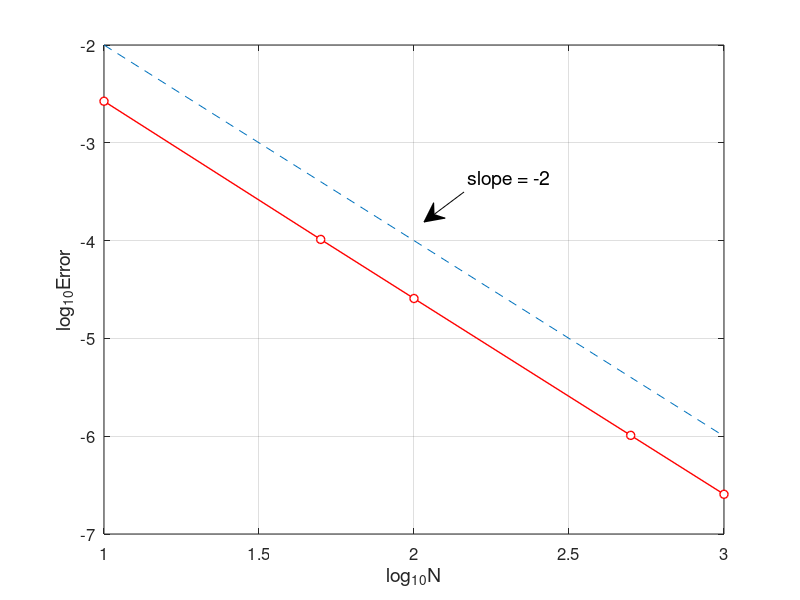

Write the MATLAB code that produced this figure.
% ModiEuler_error.m
% Modified Euler method for the ODE model
% u'(x)=x^2+x-u, x in [0,1] 
% Initial condition: u(0)=0 ;
% Exact solution: u(x)=-exp(-x)+x^2-x+1.
clear all; close all;
Nvec=[10 50 100 500 1000];        % Number of partitions
Error=[];
fun=@(x,u) x.^2+x-u;              % RHS
for k=1:length(Nvec)
    N=Nvec(k);
    h=1/N;
    x=0:h:1;                      % interval division
    u(1)=0;                       % initial value
    for n=1:N
        k1=fun(x(n),u(n));
        k2=fun(x(n+1),u(n)+h*k1);
        u(n+1)=u(n)+(h/2)*(k1+k2);
    end
    ue=-exp(-x)+x.^2-x+1;         % exact solution
    error=max(abs(u-ue));
    Error=[Error,error];
end
plot(log10(Nvec),log10(Error),'ro-','MarkerFaceColor','w','LineWidth',1)
%loglog(Nvec,Error,'ro-','LineWidth',1.5)
hold on
%loglog(Nvec, Nvec.^(-2), '--')
plot(log10(Nvec),log10(Nvec.^(-2)),'--')
grid on
%title('Convergence of Trapezoidal rule','fontsize',12)
set(gca,'fontsize',12)
xlabel('log_{10}N','fontsize',14), ylabel('log_{10}Error','fontsize',14)

% add annotation of slope
ax = [0.58 0.53];
ay = [0.68 0.63];
annotation('textarrow',ax,ay,'String','slope = -2 ','fontsize',14)

% computating convergence order
for n=1:length(Nvec)-1
    order(n)=-log(Error(n)/Error(n+1))/(log(Nvec(n)/Nvec(n+1)));
end
Error
order

% print -dpng -r600 ModiEuler_error.png
% print -depsc2 ModiEuler_error.eps
